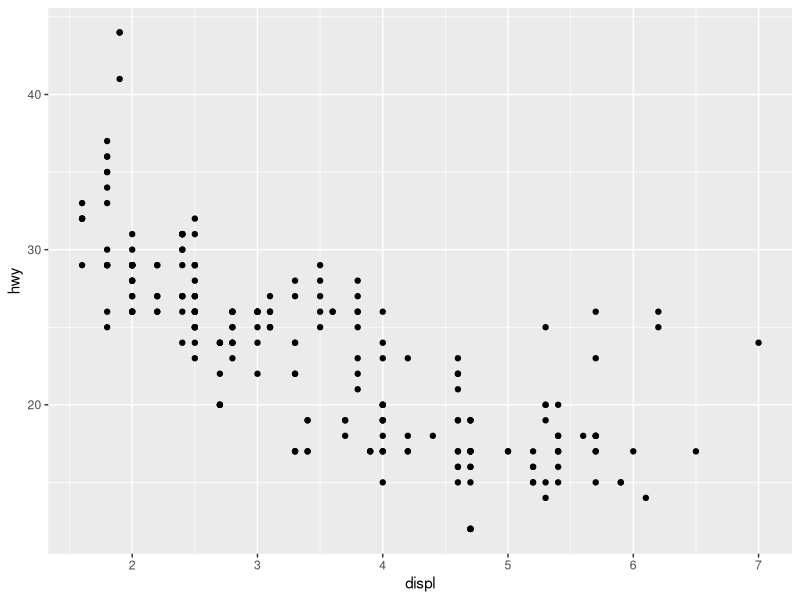
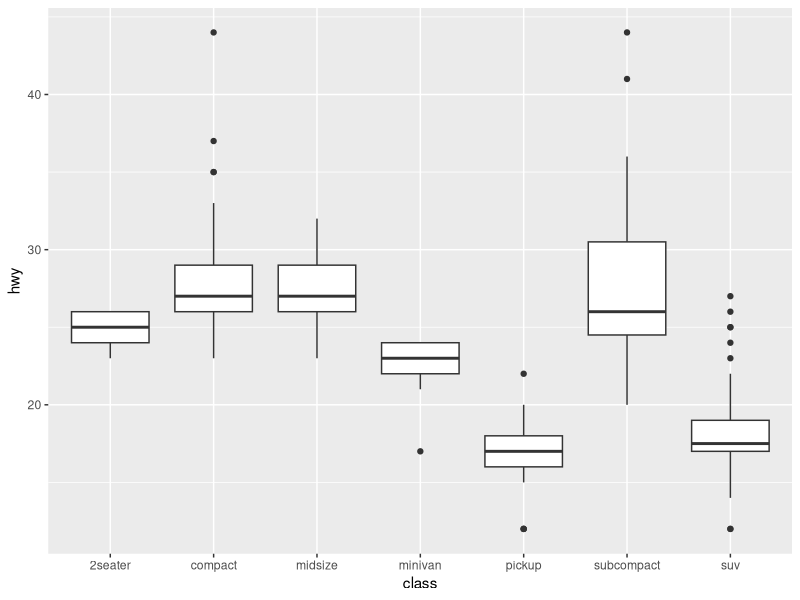
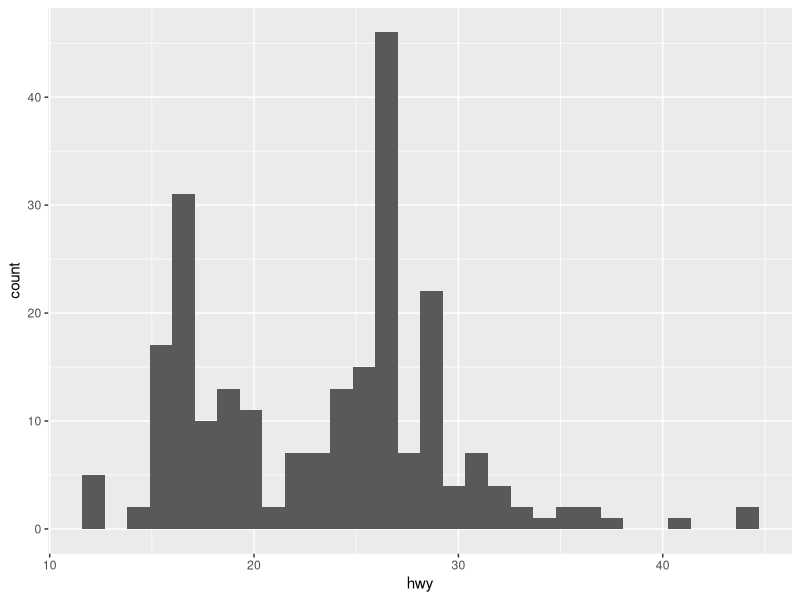
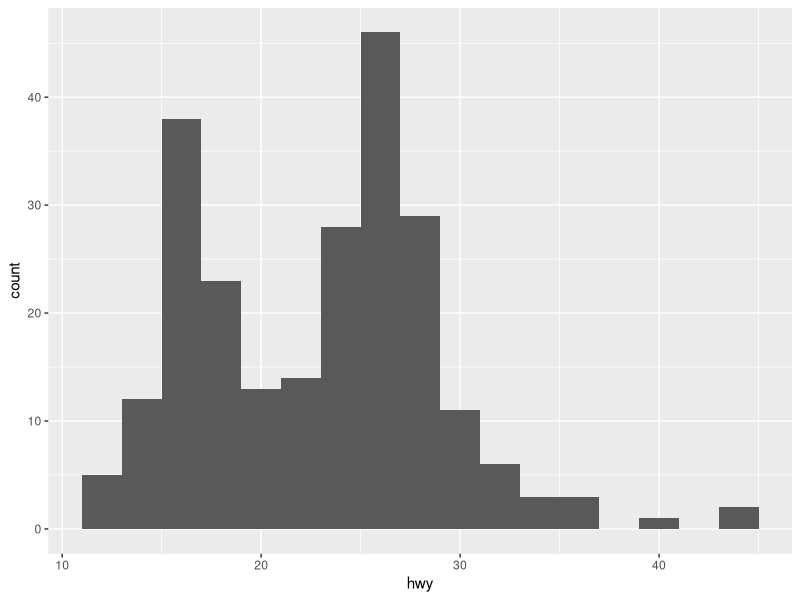
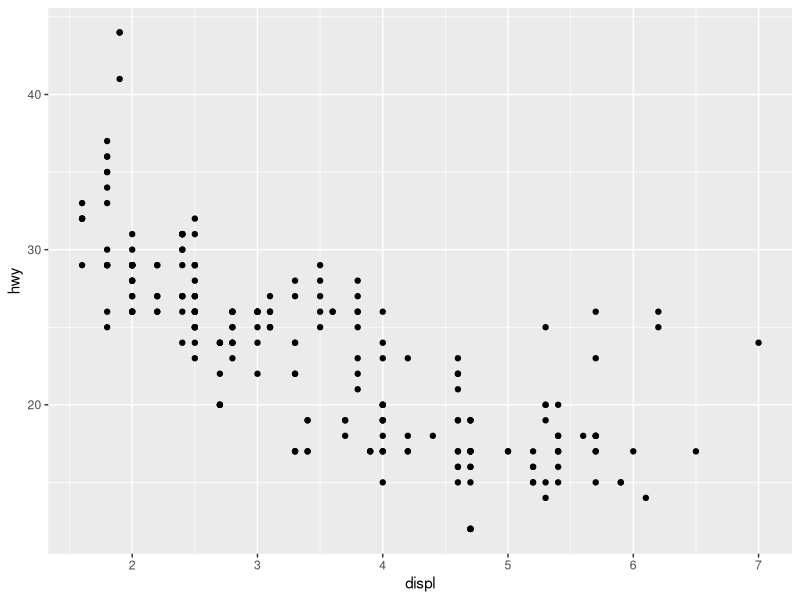
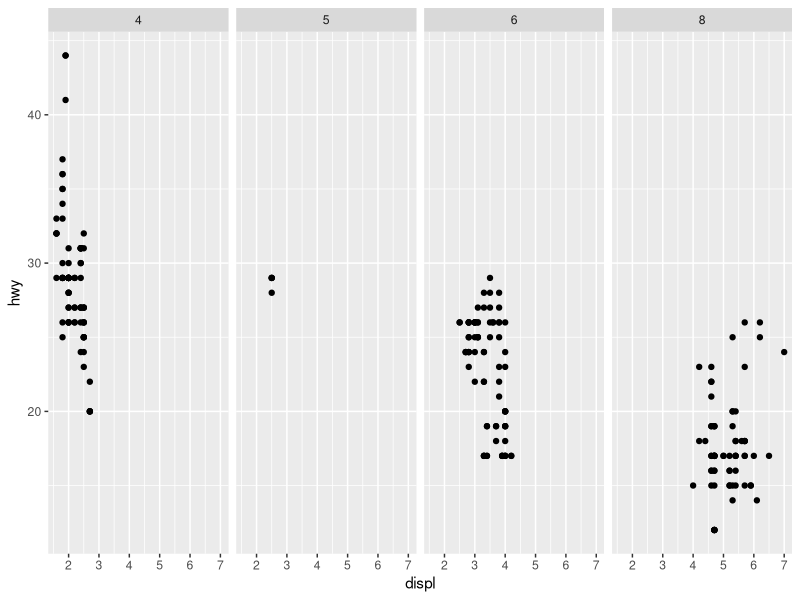
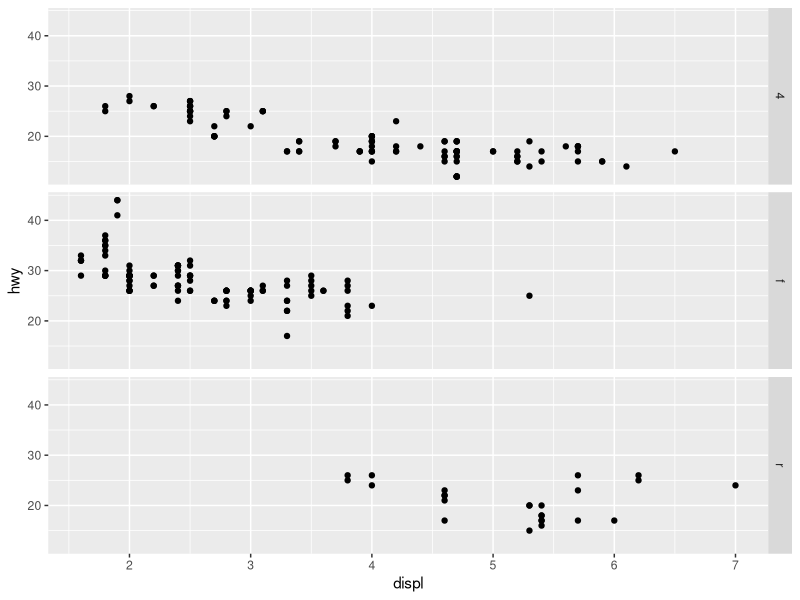
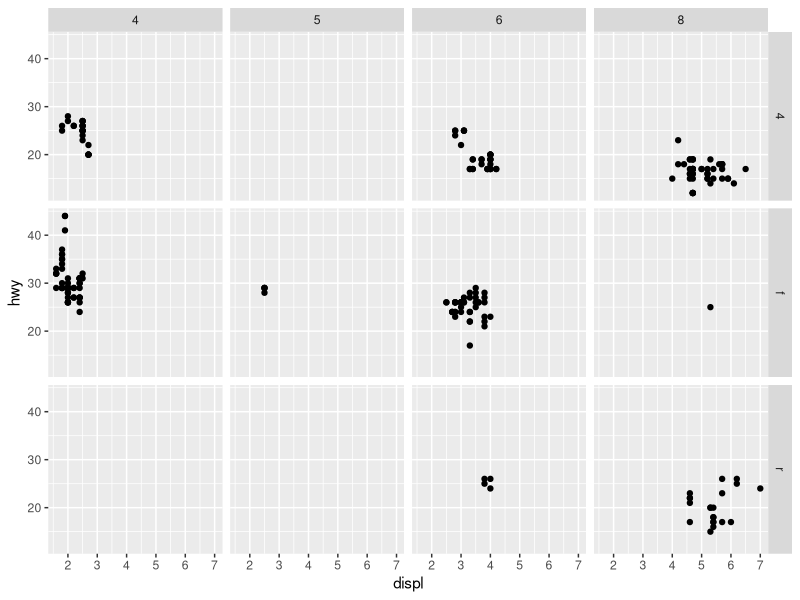

The R script that drew these images, in order:
## ---- chunk 1
knitr::opts_chunk$set(echo = TRUE, comment = "")
library(tidyverse)
## ---- chunk 2
summary (mpg)
## ---- chunk 3
ggplot(data = mpg) +
  geom_point(mapping = aes(x = displ, y = hwy))
## ---- chunk 4
ggplot(data = mpg) +
  geom_boxplot(mapping = aes(x = class, y = hwy))

## ---- chunk 5
ggplot(data=mpg)+
  geom_histogram(mapping=aes(x=hwy))
## ---- chunk 6
ggplot(data=mpg)+
  geom_histogram(mapping=aes(x=hwy), binwidth=2)
## ---- chunk 7
ggplot(data = mpg) +
  geom_point(mapping = aes(x = displ, y = hwy))
## ---- chunk 8
# Makes a plot that the commands below will modify
q <- ggplot(mpg) + geom_point(aes(x = displ, y = hwy))

q + facet_grid(. ~ cyl)
q + facet_grid(drv ~ .)
q + facet_grid(drv ~ cyl)
q + facet_wrap(~ class)
## ---- chunk 9

## ---- chunk 10
ggplot(mpg) + 
  geom_point(aes(displ, hwy)) +
  geom_smooth(aes(displ, hwy))
